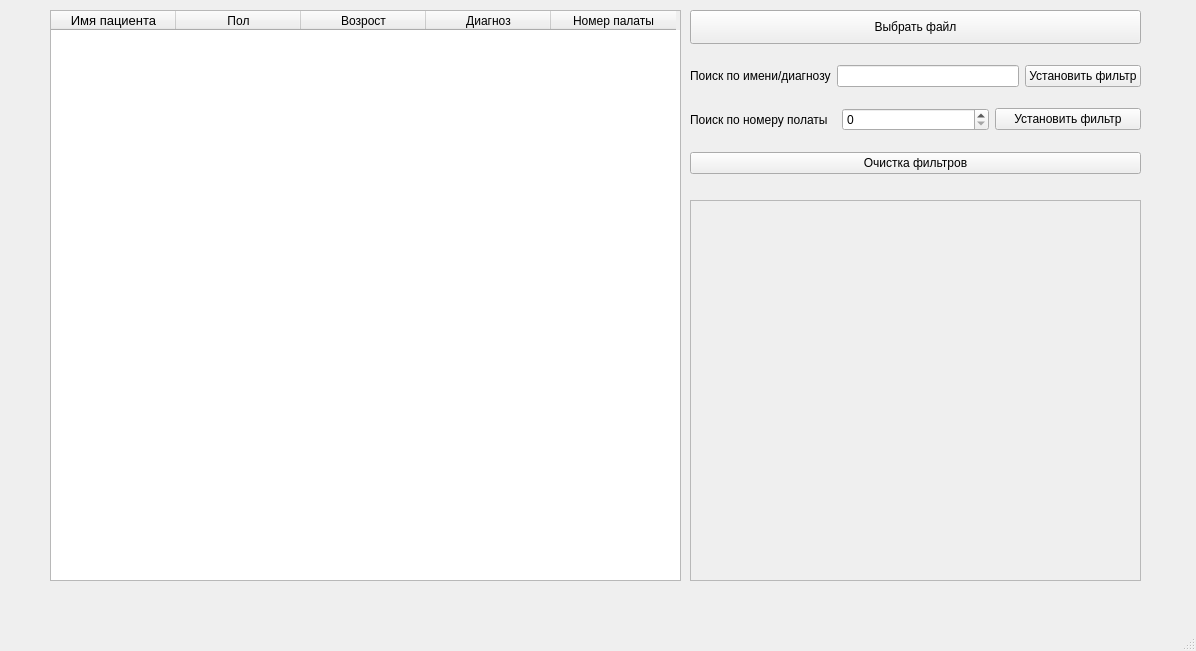
<?xml version="1.0" encoding="UTF-8"?>
<ui version="4.0">
 <class>MainWindow</class>
 <widget class="QMainWindow" name="MainWindow">
  <property name="geometry">
   <rect>
    <x>0</x>
    <y>0</y>
    <width>1196</width>
    <height>651</height>
   </rect>
  </property>
  <property name="windowTitle">
   <string>MainWindow</string>
  </property>
  <widget class="QWidget" name="centralwidget">
   <widget class="QFrame" name="frame">
    <property name="geometry">
     <rect>
      <x>690</x>
      <y>200</y>
      <width>451</width>
      <height>381</height>
     </rect>
    </property>
    <property name="frameShape">
     <enum>QFrame::StyledPanel</enum>
    </property>
    <property name="frameShadow">
     <enum>QFrame::Raised</enum>
    </property>
   </widget>
   <widget class="QTableWidget" name="tableWidget">
    <property name="enabled">
     <bool>true</bool>
    </property>
    <property name="geometry">
     <rect>
      <x>50</x>
      <y>10</y>
      <width>631</width>
      <height>571</height>
     </rect>
    </property>
    <property name="maximumSize">
     <size>
      <width>1000</width>
      <height>1000</height>
     </size>
    </property>
    <property name="toolTipDuration">
     <number>-4</number>
    </property>
    <property name="inputMethodHints">
     <set>Qt::ImhNone</set>
    </property>
    <property name="rowCount">
     <number>0</number>
    </property>
    <attribute name="horizontalHeaderCascadingSectionResizes">
     <bool>false</bool>
    </attribute>
    <attribute name="horizontalHeaderDefaultSectionSize">
     <number>125</number>
    </attribute>
    <column>
     <property name="text">
      <string>Имя пациента</string>
     </property>
     <property name="font">
      <font>
       <pointsize>10</pointsize>
      </font>
     </property>
    </column>
    <column>
     <property name="text">
      <string>Пол</string>
     </property>
    </column>
    <column>
     <property name="text">
      <string>Возрост</string>
     </property>
    </column>
    <column>
     <property name="text">
      <string>Диагноз</string>
     </property>
    </column>
    <column>
     <property name="text">
      <string>Номер палаты</string>
     </property>
    </column>
   </widget>
   <widget class="QPushButton" name="selectfilebutton">
    <property name="geometry">
     <rect>
      <x>690</x>
      <y>10</y>
      <width>451</width>
      <height>34</height>
     </rect>
    </property>
    <property name="text">
     <string>Выбрать файл</string>
    </property>
   </widget>
   <widget class="QWidget" name="verticalLayoutWidget">
    <property name="geometry">
     <rect>
      <x>690</x>
      <y>50</y>
      <width>451</width>
      <height>141</height>
     </rect>
    </property>
    <layout class="QVBoxLayout" name="verticalLayout_3">
     <item>
      <layout class="QHBoxLayout" name="horizontalLayout_4">
       <item>
        <widget class="QLabel" name="label_3">
         <property name="text">
          <string>Поиск по имени/диагнозу</string>
         </property>
        </widget>
       </item>
       <item>
        <widget class="QLineEdit" name="lineEdit_2"/>
       </item>
       <item>
        <widget class="QPushButton" name="findbynamebutton_2">
         <property name="text">
          <string>Установить фильтр</string>
         </property>
        </widget>
       </item>
      </layout>
     </item>
     <item>
      <layout class="QHBoxLayout" name="horizontalLayout_5">
       <item>
        <widget class="QLabel" name="label_4">
         <property name="text">
          <string>Поиск по номеру полаты</string>
         </property>
        </widget>
       </item>
       <item>
        <widget class="QSpinBox" name="findbyamountedit_2"/>
       </item>
       <item>
        <widget class="QPushButton" name="findbyamountbutton_2">
         <property name="text">
          <string>Установить фильтр</string>
         </property>
        </widget>
       </item>
      </layout>
     </item>
     <item>
      <widget class="QPushButton" name="cancell_2">
       <property name="text">
        <string>Очистка фильтров</string>
       </property>
      </widget>
     </item>
    </layout>
   </widget>
  </widget>
  <widget class="QMenuBar" name="menubar">
   <property name="geometry">
    <rect>
     <x>0</x>
     <y>0</y>
     <width>1196</width>
     <height>22</height>
    </rect>
   </property>
  </widget>
  <widget class="QStatusBar" name="statusbar"/>
 </widget>
 <resources/>
 <connections/>
</ui>
